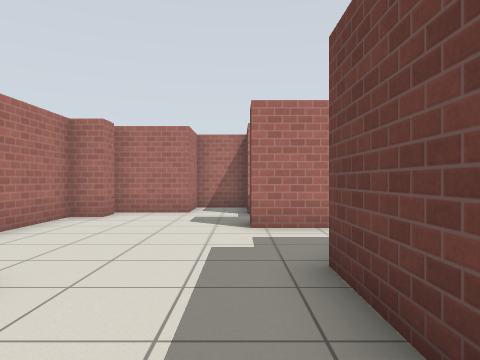
View 1 (above)

23 first-person views from a walk through a world built for the Gazebo simulator. The camera is 0.94 m above the floor, looks level and sees 70° across. Floor lines are 1 m apart. The floor is counted in squares, 1 m on a side. Each view is taken from the middle of a square. On the plan, view 1 faces up. The plan holds only what a view shows up to about 12 squares ahead; the rest is blank. Gazebo's built-in surfaces are drawn with simple patterns.

View 2
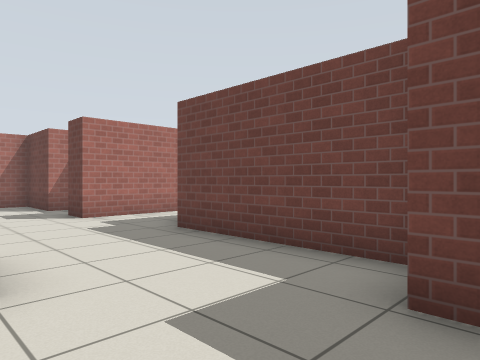

View 3
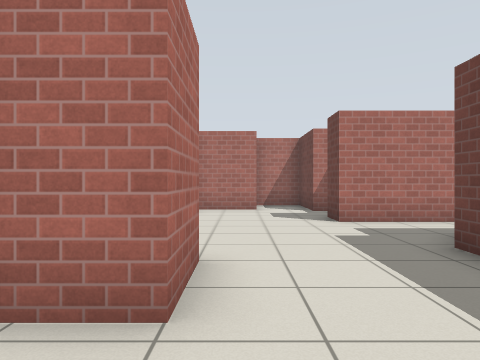

View 4
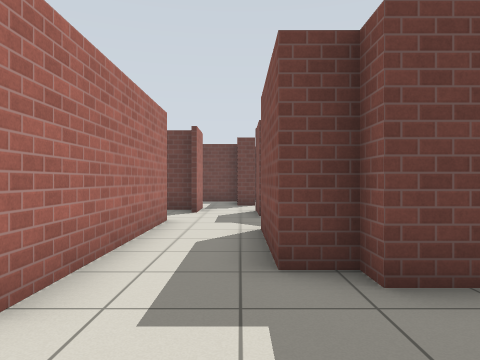

View 5
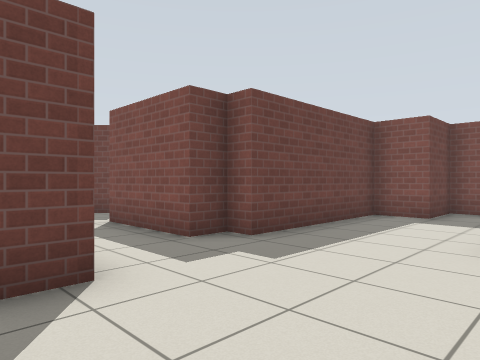

View 6
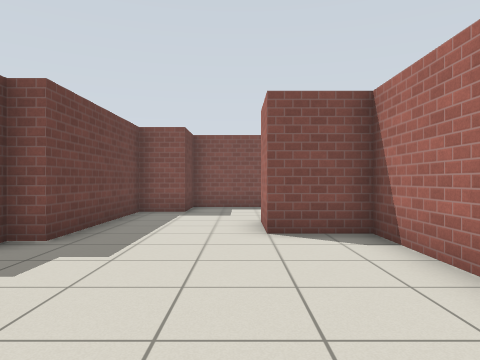

View 7
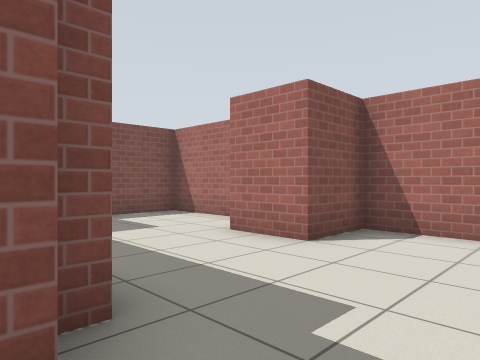

View 8
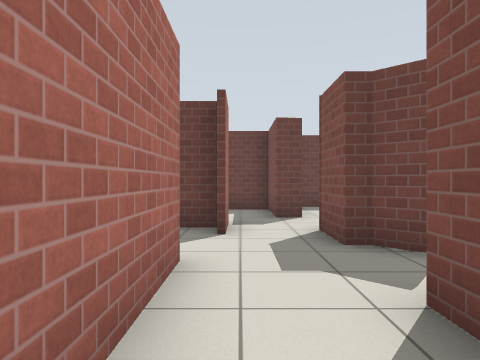

View 9
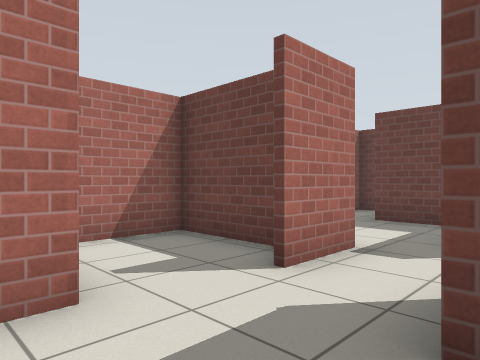

View 10
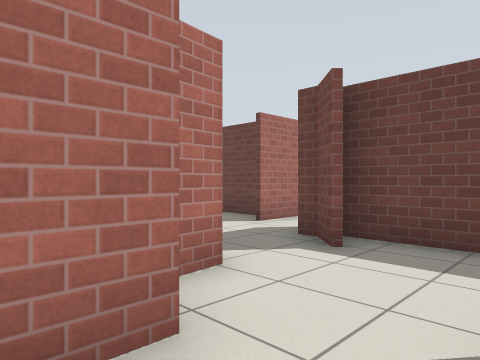

View 11
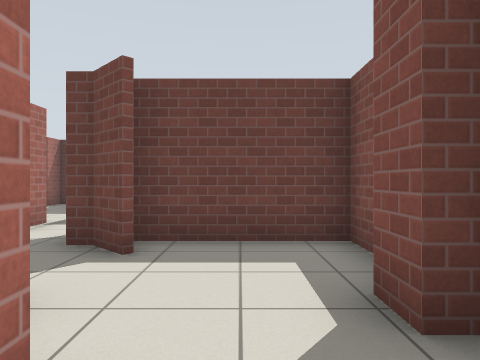

View 12
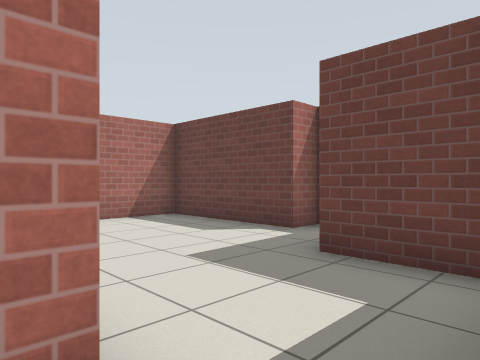

View 13
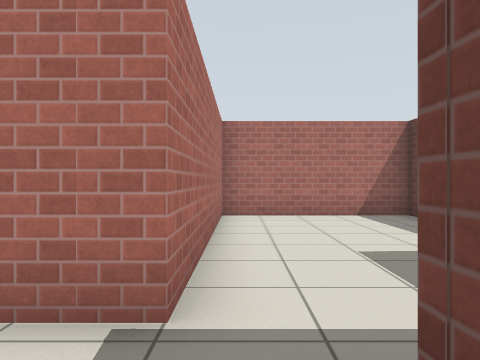

View 14
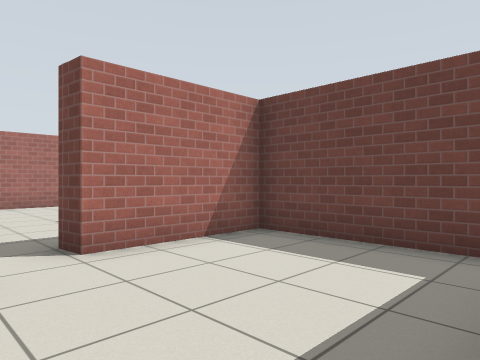

View 15
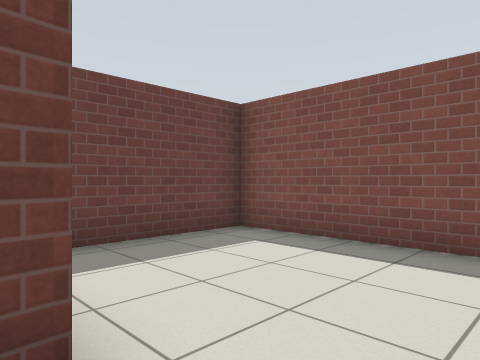

View 16
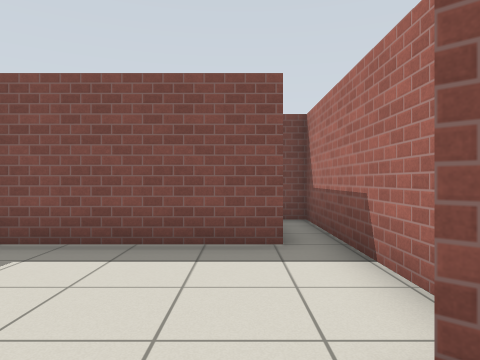

View 17
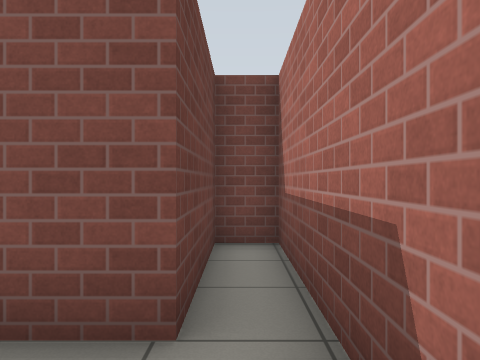

View 18
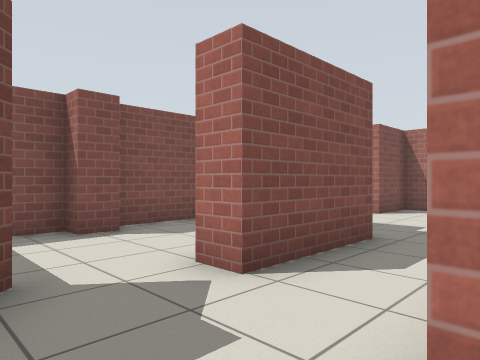

View 19
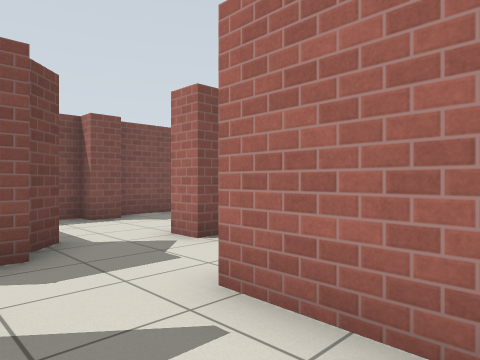

View 20
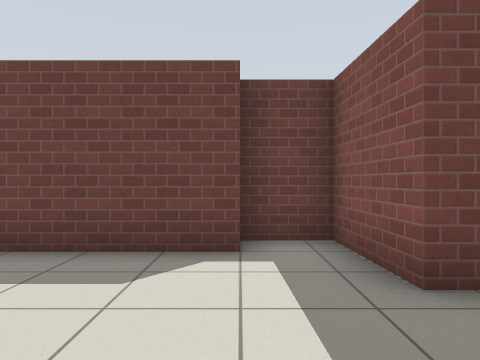

View 21
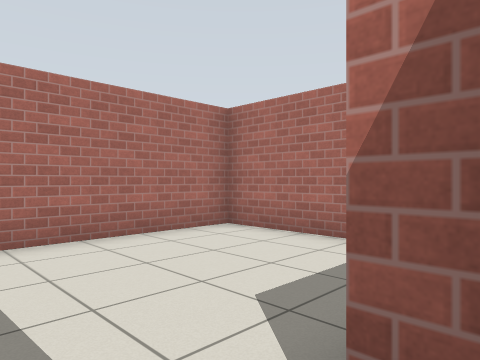

View 22
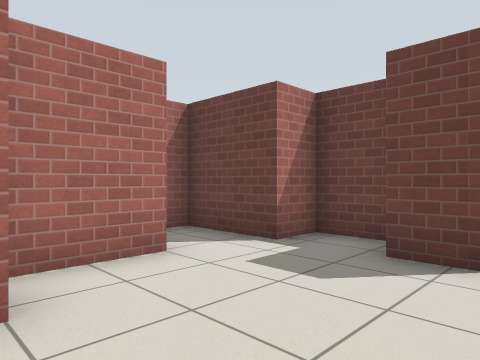

View 23
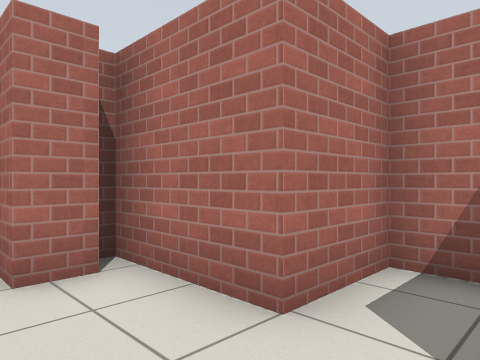

### Floor plan
Points are (right, up) in squares from view 1. A wall is a line through its corners. A room is listed if a view was taken in it or the views show most of it. See-through windows are left out.
Room 1 (views 1, 2, 3, 4, 5, 6, 7, 8, 9, 22, 23)
walls: (1.3, 8.1) (1.3, 9.3) (0.2, 9.3) (0.2, 11.8) (-1.5, 11.8) (-1.5, 9.9) (-4.1, 9.9); (-3.5, 9.5) (-3.5, 8.7) (-4.3, 8.7) (-4.3, 3) (-2.5, 3) (-2.5, 1.2) (-3.6, 1.3); (6, 6.7) (0.2, 6.7) (0.2, 7.7); (6.2, 3.4) (6.9, 4.1) (6.9, 4.6); (-4.1, -0.4) (-4.1, -2.9) (-0.4, -2.9) (-0.4, -1.1) (1, -1.1) (1, 3.7) (1.6, 3.7) (1.6, 4.6) (4.6, 4.6) (4.6, 3.9)
ways out: opening at (5.5, 4) to room 2; opening at (8.5, 5) to room 3; opening at (7, 7) to room 5
Room 2 (views 10, 11)
walls: (3.2, 2.7) (2.2, 2.7); (4.6, 3.9) (3.8, 3.8); (1.8, 0.3) (4.1, 0.3) (4.1, 0.9) (4.8, 0.9) (4.8, 0.3) (7.3, 0.3) (7.3, 3.9)
ways out: opening at (5.5, 4) to room 1
Room 3 (views 12, 15, 16, 20, 21)
walls: (10.6, 4.4) (10.6, 5.1) (12.9, 5.1) (12.9, 7.4) (15.3, 7.5) (15.3, 9) (14.5, 9) (14.5, 13.1) (9.5, 13.1) (9.5, 6.2) (7.9, 6.2); (10.6, 4.4) (10.6, 5.1); (6.9, 4.6) (8.4, 4.6)
ways out: opening at (8.5, 5) to room 1; opening at (10, 5) to room 4
Room 4 (views 13, 14, 17)
walls: (8.4, 2.2) (8.4, -2.9) (9.4, -2.9) (9.4, 0) (14, 0) (14, 4.4) (10.6, 4.4)
ways out: opening at (10, 5) to room 3
Room 5 (views 18, 19)
walls: (6, 8.7) (6, 6.7); (8.8, 6.4) (8.8, 9.3) (6.9, 9.3)
ways out: opening at (7, 7) to room 1

Where each view was taken, in squares from view 1:
view 1: 0 up, 0 right, facing up
view 2: 2 down, 3 left, facing up-right
view 3: 1 down, 2 left, facing up
view 4: 5 up, 2 left, facing right
view 5: 8 up, 3 left, facing down-right
view 6: 9 up, 2 left, facing down
view 7: 6 up, 2 right, facing down-left
view 8: 6 up, 2 right, facing right
view 9: 4 up, 5 right, facing up-right
view 10: 1 up, 2 right, facing up-right
view 11: 2 up, 2 right, facing right
view 12: 5 up, 9 right, facing up-right
view 13: 4 up, 10 right, facing up
view 14: 0 up, 9 right, facing up-right
view 15: 5 up, 9 right, facing down-right
view 16: 5 up, 10 right, facing down
view 17: 2 up, 9 right, facing down
view 18: 7 up, 7 right, facing down-left
view 19: 9 up, 8 right, facing down-left
view 20: 9 up, 10 right, facing right
view 21: 8 up, 15 right, facing up-left
view 22: 6 up, 4 left, facing up-right
view 23: 8 up, 0 right, facing up-left
